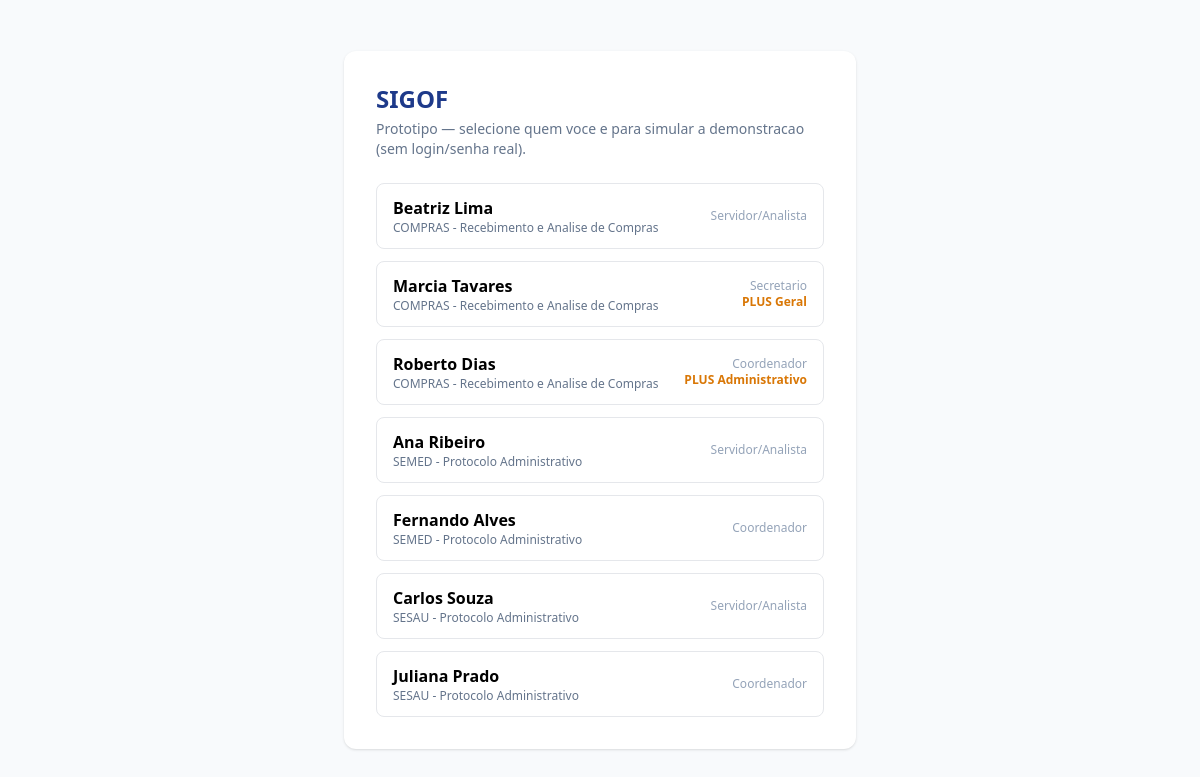
The page / on the database its author committed.
### tables this page shows
CREATE TABLE usuarios_simulados (
    id INT AUTO_INCREMENT PRIMARY KEY,
    nome VARCHAR(150) NOT NULL,
    perfil ENUM('admin_geral','secretario','diretor','coordenador','supervisor','servidor') NOT NULL DEFAULT 'servidor',
    nivel_plus ENUM('geral','administrativo','operacional') NULL,
    setor_id INT NOT NULL,
    ativo TINYINT(1) NOT NULL DEFAULT 1,
    FOREIGN KEY (setor_id) REFERENCES setores(id)
);

CREATE TABLE secretarias (
    id INT AUTO_INCREMENT PRIMARY KEY,
    sigla VARCHAR(20) NOT NULL,
    nome VARCHAR(150) NOT NULL,
    competencias TEXT NULL,
    ativo TINYINT(1) NOT NULL DEFAULT 1
);

CREATE TABLE setores (
    id INT AUTO_INCREMENT PRIMARY KEY,
    departamento_id INT NOT NULL,
    nome VARCHAR(150) NOT NULL,
    competencias TEXT NULL,
    FOREIGN KEY (departamento_id) REFERENCES departamentos(id)
);

### includes/funcoes.php (called while the page is built, shortened)
<?php
function labelPerfil($perfil)
{
    $labels = [
        'admin_geral' => 'Administrador Geral',
        'secretario' => 'Secretario',
        'diretor' => 'Diretor',
        'coordenador' => 'Coordenador',
        'supervisor' => 'Supervisor',
        'servidor' => 'Servidor/Analista',
    ];
    return $labels[$perfil] ?? $perfil;
}

### index.php (the view, shortened to what this page needs)
<?php
require_once __DIR__ . '/config/database.php';
require_once __DIR__ . '/includes/funcoes.php';
try {
    $stmt = $pdo->query("
        SELECT u.id, u.nome, u.perfil, u.nivel_plus, s.nome AS setor_nome, sec.sigla AS secretaria_sigla
        FROM usuarios_simulados u
        JOIN setores s ON s.id = u.setor_id
        JOIN departamentos d ON d.id = s.departamento_id
        JOIN secretarias sec ON sec.id = d.secretaria_id
        WHERE u.ativo = 1
        ORDER BY sec.sigla, u.nome
    ");
    $usuarios = $stmt->fetchAll();
} catch (\Throwable $e) {
    http_response_code(500);
    echo '<!DOCTYPE html><html lang="pt-BR"><head><meta charset="UTF-8"><title>SIGOF - Erro</title></head><body style="font-family: sans-serif; padding: 40px; background:#fef2f2;">';
    echo '<h1 style="color:#991b1b;">Erro ao carregar o SIGOF</h1>';
    echo '<p>Nao foi possivel consultar o banco de dados. Verifique se o banco <code>sigof</code> foi importado (arquivo <code>database/schema.sql</code>) e se o MySQL esta rodando.</p>';
    echo '<pre style="background:#fff; border:1px solid #fca5a5; padding:12px; border-radius:8px; white-space:pre-wrap;">' . htmlspecialchars($e->getMessage()) . '</pre>';
    echo '</body></html>';
    exit;
}
?>
<!DOCTYPE html>
<html lang="pt-BR">
<head>
    <script src="https://cdn.tailwindcss.com"></script>
</head>
<body class="bg-slate-50 min-h-screen flex items-center justify-center py-10">
    <div class="bg-white shadow rounded-xl p-8 w-full max-w-lg">
        <h1 class="text-2xl font-bold text-blue-900 mb-1">SIGOF</h1>
        <p class="text-slate-500 text-sm mb-6">Prototipo &mdash; selecione quem voce e para simular a demonstracao (sem login/senha real).</p>
        <form method="POST" class="space-y-3">
            <?php foreach ($usuarios as $u): ?>
                <button type="submit" name="usuario_id" value="<?= $u['id'] ?>"
                        class="w-full text-left border rounded-lg px-4 py-3 hover:bg-blue-50 hover:border-blue-400 transition flex items-center justify-between">
                    <span>
                        <span class="block font-semibold"><?= htmlspecialchars($u['nome']) ?></span>
                        <span class="block text-xs text-slate-500"><?= htmlspecialchars($u['secretaria_sigla']) ?> - <?= htmlspecialchars($u['setor_nome']) ?></span>
                    </span>
                    <span class="text-xs text-right text-slate-400">
                        <?= htmlspecialchars(labelPerfil($u['perfil'])) ?>
                        <?php if ($u['nivel_plus']): ?><br><span class="text-amber-600 font-semibold">PLUS <?= htmlspecialchars(ucfirst($u['nivel_plus'])) ?></span><?php endif; ?>
                    </span>
                </button>
            <?php endforeach; ?>
        </form>
    </div>
</body>
</html>

### rows shown on the page
usuarios_simulados: $u['id'] 5 (drawn), nome "Beatriz Lima", secretarias.sigla "COMPRAS", setor.nome "Recebimento e Analise de Compras", perfil "Servidor/Analista"
usuarios_simulados: $u['id'] 7 (drawn), nome "Marcia Tavares", secretarias.sigla "COMPRAS", setor.nome "Recebimento e Analise de Compras", perfil "Secretario", nivel_plus "Geral"
usuarios_simulados: $u['id'] 6 (drawn), nome "Roberto Dias", secretarias.sigla "COMPRAS", setor.nome "Recebimento e Analise de Compras", perfil "Coordenador", nivel_plus "Administrativo"
usuarios_simulados: $u['id'] 1 (drawn), nome "Ana Ribeiro", secretarias.sigla "SEMED", setor.nome "Protocolo Administrativo", perfil "Servidor/Analista"
usuarios_simulados: $u['id'] 2 (drawn), nome "Fernando Alves", secretarias.sigla "SEMED", setor.nome "Protocolo Administrativo", perfil "Coordenador"
usuarios_simulados: $u['id'] 3 (drawn), nome "Carlos Souza", secretarias.sigla "SESAU", setor.nome "Protocolo Administrativo", perfil "Servidor/Analista"
usuarios_simulados: $u['id'] 4 (drawn), nome "Juliana Prado", secretarias.sigla "SESAU", setor.nome "Protocolo Administrativo", perfil "Coordenador"
